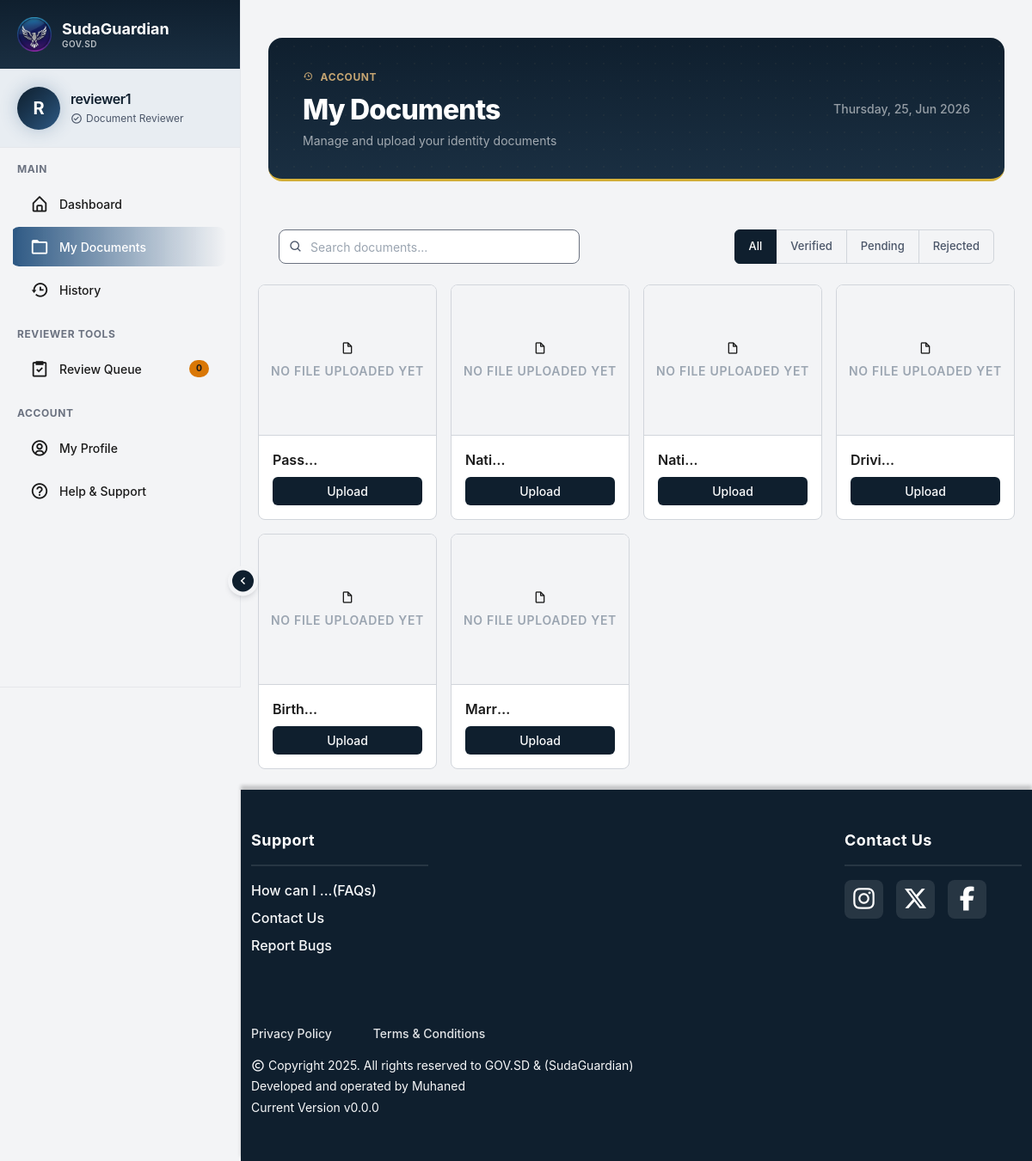
Before: /my-documents (signed in) with the older database file.
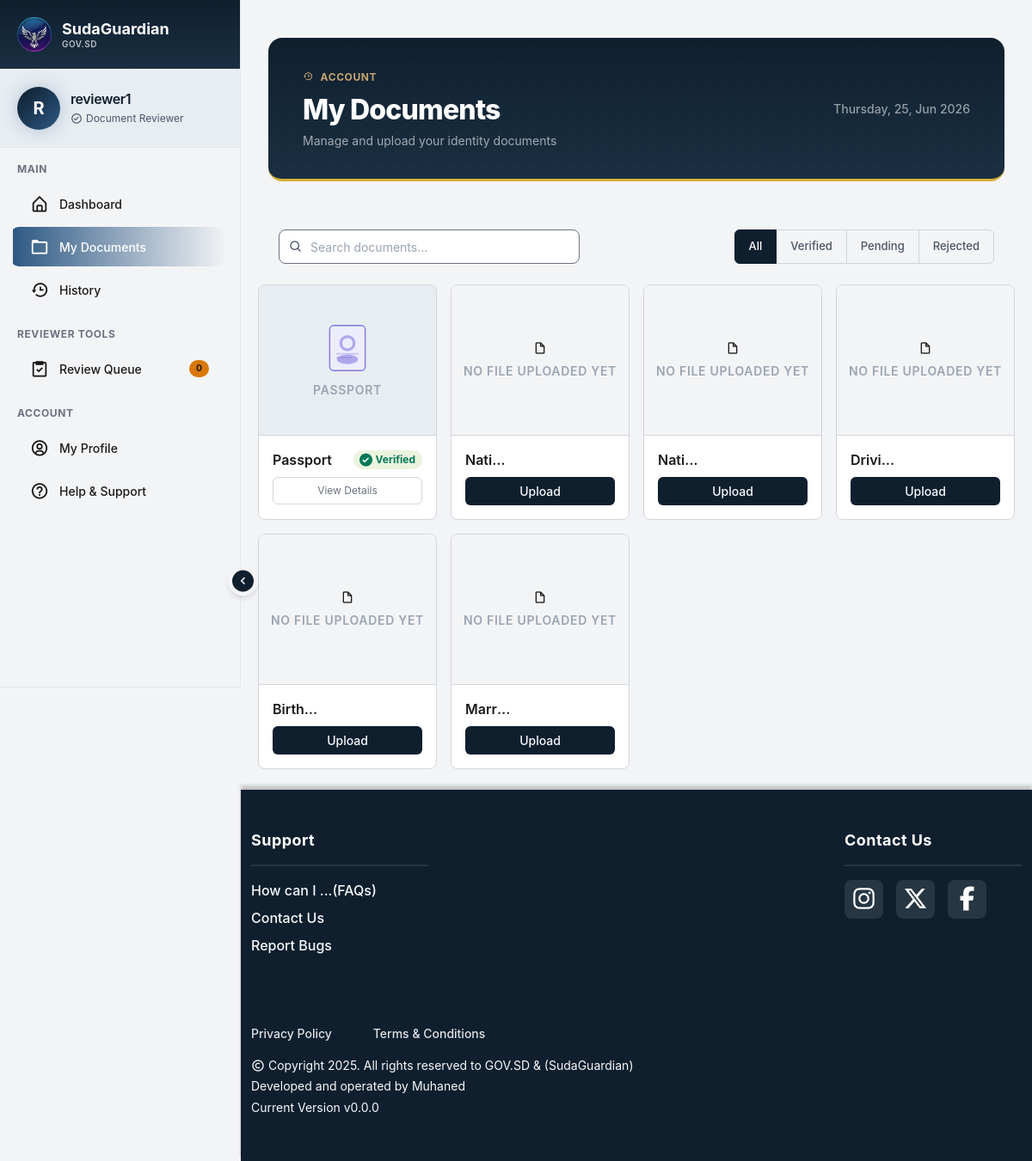
After: the same page with the newer database file.
### tables this page shows
CREATE TABLE documents (
id INTEGER PRIMARY KEY AUTOINCREMENT,
user_id INTEGER NOT NULL,
document_type TEXT NOT NULL,
document_number TEXT,
original_filename TEXT,
file_path TEXT UNIQUE,
mimetype TEXT,
size INTEGER,
uploaded_at DATETIME,
has_file INTEGER DEFAULT 0,
status TEXT DEFAULT 'not_uploaded' CHECK(status  IN ('not_uploaded', 'pending', 'verified', 'rejected', 'correction_requested')),
issued DATETIME,
approved_at DATETIME,
qr_token,
updated_at,
name TEXT,
FOREIGN KEY (user_id) REFERENCES users(id) ON DELETE CASCADE);

### app.py (the view)
@app.route("/my-documents")
@login_required
def my_documents():
    docs = {}
    for doc_type, doc_name in STANDARD_DOCUMENTS.items():
        docs[doc_type] = {
            "id": None,
            "name": doc_name,
            "type": doc_type,
            "status": "not_uploaded",
            "issued": "-",
            "has_file": False,
            "file_url": None,
            "qr_link": None
        }
    user_docs = Document.get_by_user(current_user.id)
    if user_docs:
        for row in user_docs:
            doc_type = row.document_type
            if doc_type in docs:
                docs[doc_type].update({
                    "id": row.id,
                    "status": row.status,
                    "issued": row.issued or "-",
                    "has_file": bool(row.has_file),
                    "file_url": url_for("static", filename=row.file_path) if row.file_path else None,
                    "qr_link": url_for("verify_document", token=row.qr_token, _external=True) if row.qr_token else None,
                })
    return render_template("my_documents.html", docs=list(docs.values()))

### app.py (called while the page is built)
@login_manager.user_loader
def load_user(user_id):
    return User.get_by_id(int(user_id))

### models.py (called while the page is built)
    @staticmethod
    def get_by_id(user_id):
        result = db.execute("SELECT * FROM users WHERE id = ?", user_id)
        if result:
            row = result[0]
            return User(
                id=row["id"],
                username=row["username"],
                password=row["password_hash"],
                national_id=row["national_id_hash"],
                full_name=row["full_name"],
                birthdate=row["birthdate"],
                contact_email=row["contact_email"],
                contact_phone=row["contact_phone"],
                verification_status=row["verification_status"],
                verified_at=row["verified_at"],
                national_id_fast=row["national_id_fast"],
                role=row["role"]
            )
        return None

### templates/my_documents.html (shortened to what this page needs)
{% extends "layout.html" %}
{% block content %}
<div class="my-documents-wrapper">
    <div class="my-documents-container container py-4">
        <div class="page-header">
            <div class="page-header-inner">
                <div>
                    <p class="page-eyebrow">
                        <i class='bx bx-history'></i> Account
                    </p>
                    <h1 class="page-title">
                        My Documents
                    </h1>
                    <p class="page-sub">
                        Manage and upload your identity documents
                    </p>
                </div>
                <div class="page-header-meta" id="Date"></div>
            </div>
        </div>
    </div>
    <div
        class="my-documents-controls-conainer d-flex justify-content-center justify-content-md-between align-items-center px-4 mb-4 flex-wrap gap-4">
        <div class="search-wrap">
            <i class='bx bx-search'></i>
            <input type="text" id="searchInput" placeholder="Search documents..." autocomplete="off">
        </div>
        <div class="filter-group btn-group">
            <button class="btn active" data-filter="all">All</button>
            <button class="btn" data-filter="verified">Verified</button>
            <button class="btn" data-filter="pending">Pending</button>
            <button class="btn" data-filter="rejected">Rejected</button>
        </div>
    </div>
    <div class="row g-3" id="docGrid">
        {% for doc in docs %}
        <div class="col-6 col-md-4 col-lg-3" data-status="{{ doc.status }}" data-name="{{ doc.name | lower }}">
            <div class="doc-card h-100">
                <div class="card-thumb {% if not doc.has_file %}empty{% endif %} ">
                    {% if doc.has_file %}
                    <span class="type-lbl">{{ doc.name }}</span>
                    {% else %}
                    <i class='bx bx-file-blank'></i>
                    <span class="type-lbl">No file uploaded yet</span>
                    {% endif %}
                </div>
                <div class="p-3 d-flex flex-column gap-2">
                    <div class="d-flex align-items-center justify-content-between gap-1">
                        <span class="doc-name">{{ doc.name }}</span>
                        <span
                            class="badge my-documents-badge-{{ doc.status }} d-inline-flex align-items-center gap-1 rounded-pill px-2 py-1">
                            <span class="my-documents-status-dot dot-{{ doc.status }}">
                                {% if doc.status == 'verified' %}
                                <i class='bx bxs-check-circle'></i>
                                {% endif %}
                            </span>
                            {{ doc.status | capitalize }}
                        </span>
                    </div>
                    <div class="d-flex gap-2">
                        {% if doc.has_file %}
                        <button class="btn btn-doc-outline flex-fill rounded-2" data-bs-toggle="modal"
                            data-bs-target="#docModal" data-id="{{ doc.id }}">View Details</button>
                        {% else %}
                        <a href="{{ url_for('upload_document', type=doc.type) }}"
                            class="btn-doc-upload flex-fill rounded-2 text-center text-decoration-none text-light">
                            Upload
                        </a>
                        {% endif %}
                    </div>
                </div>
            </div>
        </div>
        {% else %}
        <div class="col-12 text-center py-5 text-secondary">
            <i class='bx bx-folder-open d-block mb-2'></i>
            No documents found
        </div>
        {% endfor %}
    </div>
</div>
</div>
{% endblock %}

Changed rows visible on the page:
changed documents: name (not shown) → "PASSPORT"; name "Pass…" → "Passport"; status (not shown) → "Verified"; has_file "NO FILE UPLOADED YET Upload" → "View Details"
